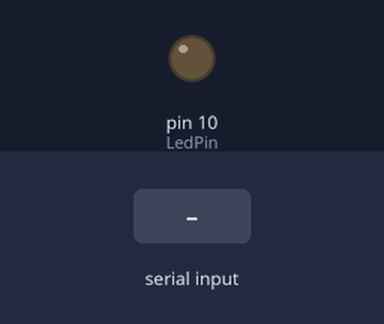
A sketch run on a simulated Arduino Uno, built with avr-gcc and run on an emulated ATmega328P. Shown: output pins drawn as LEDs (lit = HIGH). The test bench sets the inputs (shaded band). What the sketch prints to the serial monitor is not drawn.

Above: at 1.2 s.
1.3 s: "a" received over Serial
At 2.4 s:
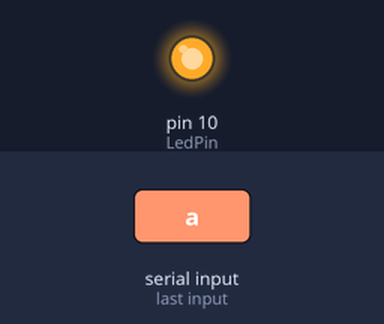
4.3 s: "b" received over Serial
At 5.5 s:
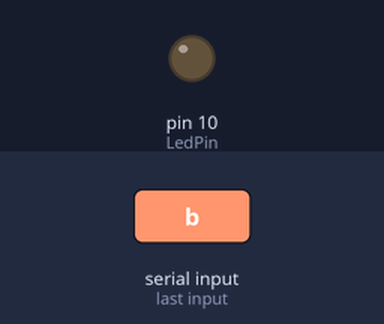
7.3 s: "c" received over Serial
At 9.3 s:
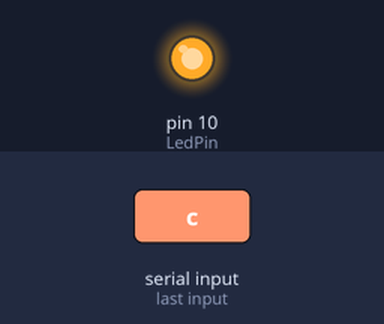
Timing chart, 0 to 13.6 s (numbered marks = the images above; inputs shaded):
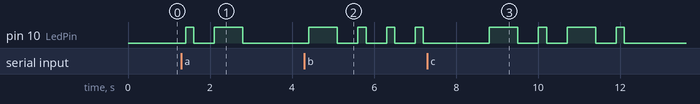

The sketch:

CODIGO_MORSE_SERIAL.ino
```cpp
int LedPin = 10;
char buffer[18];

int DelayPunto = 200;
int DelayGuion = 700;

void setup() {
  Serial.begin(9600);
  Serial.flush();
  pinMode(LedPin, OUTPUT);
}

void loop() {
  if(Serial.available() > 0){
    int index = 0;
    delay(100);
    int numChar = Serial.available();
    buffer[index] = Serial.read();
    Clasifica(buffer);
  }else {
  Serial.print("[2J");
  }
}

void Clasifica(char* data){
  String letra = data;
  letra.toLowerCase();
  Serial.print("Codificando:  ");
  Serial.println(data);
  Serial.println(letra.charAt(0));

  switch(letra.charAt(0)){
    // MANEJO DE LETRAS
    case 'a': EscribeLetra(1,2,0,0,0); break;
    case 'b': EscribeLetra(2,1,1,1,0); break;
    case 'c': EscribeLetra(2,1,2,1,0); break;
    case 'd': EscribeLetra(2,1,1,0,0); break;
    case 'e': EscribeLetra(1,0,0,0,0); break;
    case 'f': EscribeLetra(1,1,2,1,0); break;
    case 'g': EscribeLetra(2,2,1,0,0); break;
    case 'h': EscribeLetra(1,1,1,1,0); break;
    case 'i': EscribeLetra(1,1,0,0,0); break;
    case 'j': EscribeLetra(1,2,2,2,0); break;
    case 'k': EscribeLetra(2,1,2,0,0); break;
    case 'l': EscribeLetra(1,2,1,1,0); break;
    case 'm': EscribeLetra(2,2,0,0,0); break;
    case 'n': EscribeLetra(2,1,0,0,0); break;
    case 'o': EscribeLetra(2,2,2,0,0); break;
    case 'p': EscribeLetra(1,2,2,1,0); break;
    case 'q': EscribeLetra(2,2,1,2,0); break;
    case 'r': EscribeLetra(1,2,1,0,0); break;
    case 's': EscribeLetra(1,1,1,0,0); break;
    case 't': EscribeLetra(2,0,0,0,0); break;
    case 'u': EscribeLetra(1,1,2,0,0); break;
    case 'v': EscribeLetra(1,1,1,2,0); break;
    case 'w': EscribeLetra(1,2,2,0,0); break;
    case 'x': EscribeLetra(2,1,1,2,0); break;
    case 'y': EscribeLetra(2,1,2,2,0); break;
    case 'z': EscribeLetra(2,2,1,1,0); break;
    // MANEJO DE NUMEROS
    case '1': EscribeLetra(1,2,2,2,2); break;
    case '2': EscribeLetra(1,1,2,2,2); break;
    case '3': EscribeLetra(1,1,1,2,2); break;
    case '4': EscribeLetra(1,1,1,1,2); break;
    case '5': EscribeLetra(1,1,1,1,1); break;
    case '6': EscribeLetra(2,1,1,1,1); break;
    case '7': EscribeLetra(2,2,1,1,1); break;
    case '8': EscribeLetra(2,2,2,1,1); break;
    case '9': EscribeLetra(2,2,2,2,1); break;
    case '0': EscribeLetra(2,2,2,2,2); break;
    }
}

//sistema funcion si es 1 = punto, si es 2 = guion
void Dibuja(int digito){
  switch(digito){
    case 1: digitalWrite(LedPin, HIGH);
            delay(DelayPunto);
            digitalWrite(LedPin, LOW);
    break;
    case 2: digitalWrite(LedPin, HIGH);
            delay(DelayGuion);
            digitalWrite(LedPin, LOW);
    break;
    default: // no dibuja nada y da skip al siguiente punto o guion
    break;
  }
}

void EscribeLetra(int dig1, int dig2, int dig3, int dig4, int dig5){
  Dibuja(dig1);
  if(dig1 != 0) delay(500);
  Dibuja(dig2);
  if(dig2 != 0) delay(500);
  Dibuja(dig3);
  if(dig3 != 0) delay(500);
  Dibuja(dig4);
  if(dig4 != 0) delay(500);
  Dibuja(dig5);
  if(dig5 != 0) delay(500);
  delay(1000);
}
```

Measured:
- after the input at 1.3 s, pin 10 (LedPin): LOW → HIGH after 0.10 s, → LOW 0.20 s later, → HIGH 0.50 s later, → LOW 0.70 s later
- after the input at 4.3 s, pin 10 (LedPin): LOW → HIGH after 0.10 s, then repeats every 0.70 s: LOW 0.50 s, HIGH 0.20 s
- after the input at 7.3 s, pin 10 (LedPin): LOW → HIGH after 1.5 s, → LOW 0.70 s later, → HIGH 0.50 s later, → LOW 0.20 s later, … (8 changes in this stretch)
